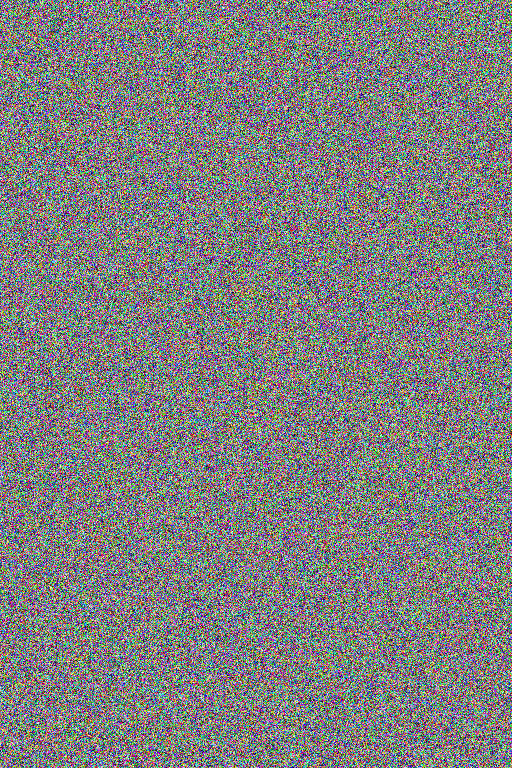
Frame 1 (no input)
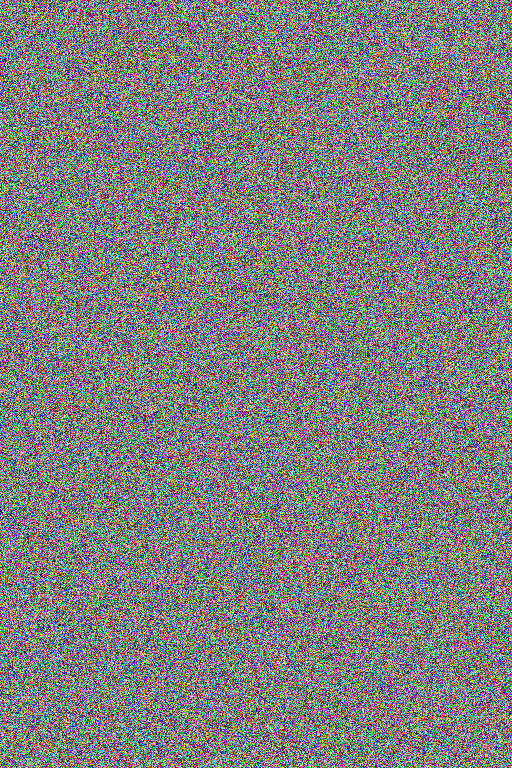
Frame 60 (the mouse pressed at the canvas centre just before this capture)
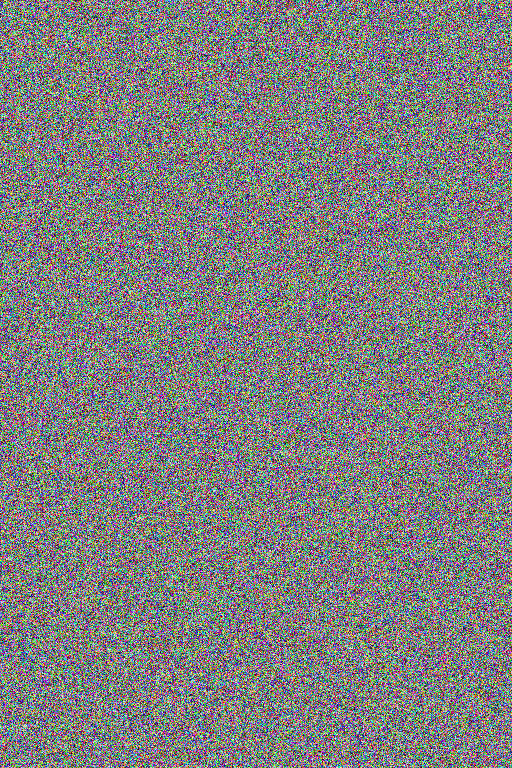
Frame 120 (the mouse held since frame 60 and released just before this capture)

The Processing sketch that drew these frames (run headless with seeded random() and noise(); from frame 60 on, the mouse is pressed at the canvas centre):

// Processing sketch: ranColGen
// ── ranColGen.pde
void setup(){
  size(512, 768);
}

void draw(){
  noStroke();
  for(int i = 0; i < width; i++){
    for(int j = 0; j < height; j++){
      fill(random(0, 255), random(0, 255), random(0, 255));
      rect(i, j, 1, 1);
    }
  }
  if(frameCount > 5 && frameCount < 7) save("background.png");
}
